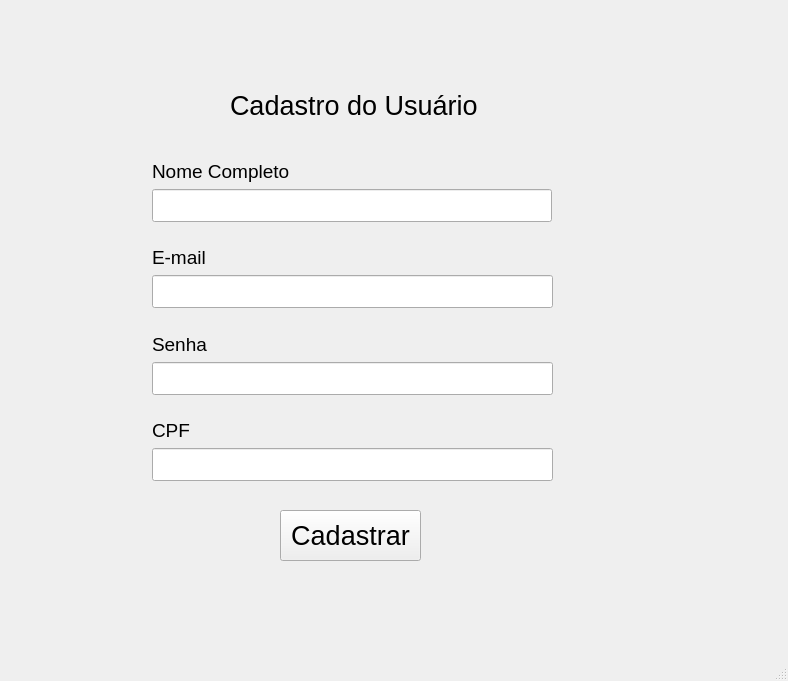
<?xml version="1.0" encoding="UTF-8"?>
<ui version="4.0">
 <class>MainWindow</class>
 <widget class="QMainWindow" name="MainWindow">
  <property name="geometry">
   <rect>
    <x>0</x>
    <y>0</y>
    <width>788</width>
    <height>681</height>
   </rect>
  </property>
  <property name="font">
   <font>
    <family>Segoe UI</family>
    <pointsize>16</pointsize>
   </font>
  </property>
  <property name="windowTitle">
   <string>MainWindow</string>
  </property>
  <widget class="QWidget" name="centralwidget">
   <widget class="QLabel" name="labelTituloCadUsuario">
    <property name="geometry">
     <rect>
      <x>230</x>
      <y>90</y>
      <width>251</width>
      <height>31</height>
     </rect>
    </property>
    <property name="font">
     <font>
      <family>Segoe UI</family>
      <pointsize>20</pointsize>
     </font>
    </property>
    <property name="text">
     <string>Cadastro do Usuário</string>
    </property>
   </widget>
   <widget class="QWidget" name="verticalLayoutWidget">
    <property name="geometry">
     <rect>
      <x>152</x>
      <y>160</y>
      <width>401</width>
      <height>321</height>
     </rect>
    </property>
    <layout class="QVBoxLayout" name="VerticalCadUsuario">
     <item>
      <widget class="QLabel" name="label_Ncompleto">
       <property name="font">
        <font>
         <family>Segoe UI</family>
         <pointsize>14</pointsize>
        </font>
       </property>
       <property name="text">
        <string>Nome Completo</string>
       </property>
      </widget>
     </item>
     <item>
      <widget class="QLineEdit" name="lineNcompleto">
       <property name="maximumSize">
        <size>
         <width>400</width>
         <height>35</height>
        </size>
       </property>
      </widget>
     </item>
     <item>
      <spacer name="verticalSpacer">
       <property name="orientation">
        <enum>Qt::Vertical</enum>
       </property>
       <property name="sizeHint" stdset="0">
        <size>
         <width>20</width>
         <height>10</height>
        </size>
       </property>
      </spacer>
     </item>
     <item>
      <widget class="QLabel" name="label_Email">
       <property name="font">
        <font>
         <pointsize>14</pointsize>
        </font>
       </property>
       <property name="text">
        <string>E-mail</string>
       </property>
      </widget>
     </item>
     <item>
      <widget class="QLineEdit" name="lineEmail"/>
     </item>
     <item>
      <spacer name="verticalSpacer_2">
       <property name="orientation">
        <enum>Qt::Vertical</enum>
       </property>
       <property name="sizeHint" stdset="0">
        <size>
         <width>20</width>
         <height>10</height>
        </size>
       </property>
      </spacer>
     </item>
     <item>
      <widget class="QLabel" name="label_Senha">
       <property name="font">
        <font>
         <pointsize>14</pointsize>
        </font>
       </property>
       <property name="text">
        <string>Senha</string>
       </property>
      </widget>
     </item>
     <item>
      <widget class="QLineEdit" name="lineSenha"/>
     </item>
     <item>
      <spacer name="verticalSpacer_3">
       <property name="orientation">
        <enum>Qt::Vertical</enum>
       </property>
       <property name="sizeHint" stdset="0">
        <size>
         <width>20</width>
         <height>10</height>
        </size>
       </property>
      </spacer>
     </item>
     <item>
      <widget class="QLabel" name="label_cpf">
       <property name="font">
        <font>
         <pointsize>14</pointsize>
        </font>
       </property>
       <property name="text">
        <string>CPF</string>
       </property>
      </widget>
     </item>
     <item>
      <widget class="QLineEdit" name="linecpf"/>
     </item>
    </layout>
   </widget>
   <widget class="QPushButton" name="btnCadastrar">
    <property name="geometry">
     <rect>
      <x>280</x>
      <y>510</y>
      <width>141</width>
      <height>51</height>
     </rect>
    </property>
    <property name="font">
     <font>
      <pointsize>20</pointsize>
     </font>
    </property>
    <property name="text">
     <string>Cadastrar</string>
    </property>
   </widget>
  </widget>
  <widget class="QMenuBar" name="menubar">
   <property name="geometry">
    <rect>
     <x>0</x>
     <y>0</y>
     <width>788</width>
     <height>21</height>
    </rect>
   </property>
  </widget>
  <widget class="QStatusBar" name="statusbar"/>
 </widget>
 <resources/>
 <connections/>
</ui>
